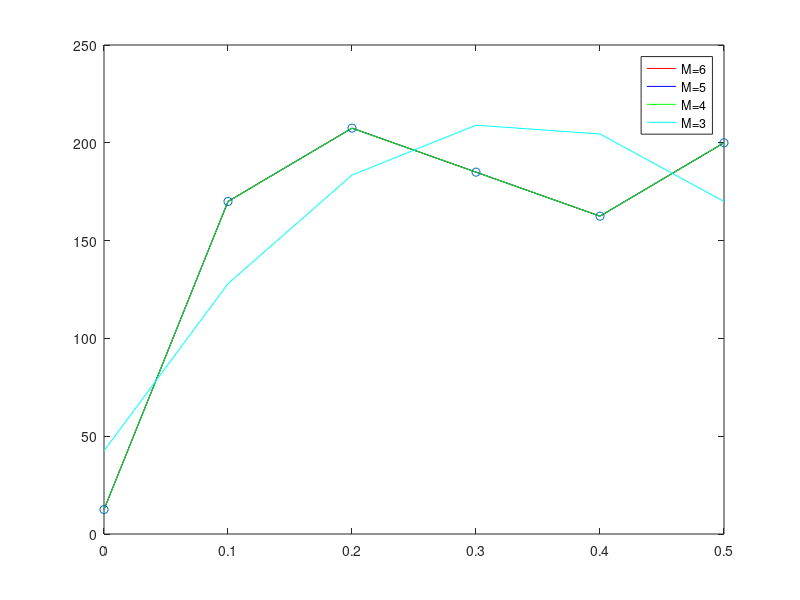
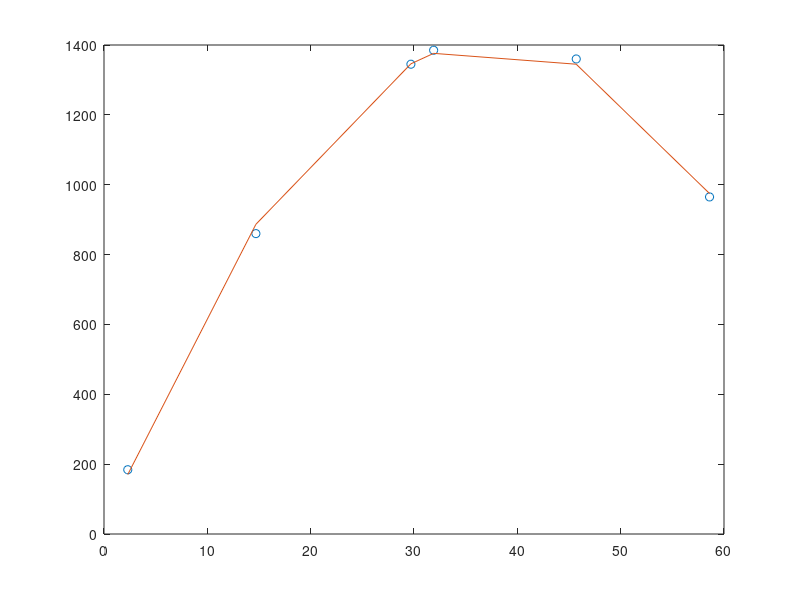
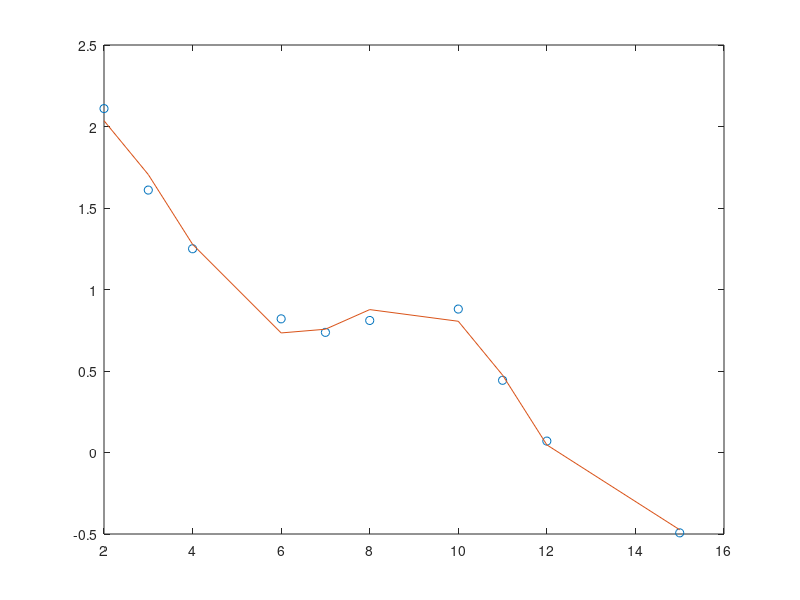

Reproduce these figures in MATLAB, in order.
%% Reset
clc 
clear all
close all

%% Probleme 3
xn = [0:0.1:0.5];
yn = [ 12.5 170 207.5 185 162.5 200 ];

% Approximation pour M = 6, 5, 4, 3
phi1 = ones(size(xn))';
phi2 = (xn.^1)';
phi3 = (xn.^2)';
phi4 = (xn.^3)';
phi5 = (xn.^4)';
phi6 = (xn.^5)';

P6 = [ phi1 phi2 phi3 phi4 phi5 phi6; ];
P5 = [ phi1 phi2 phi3 phi4 phi5; ];
P4 = [ phi1 phi2 phi3 phi4; ];
P3 = [ phi1 phi2 phi3; ];

A6 = pinv(P6)*yn';
A5 = pinv(P5)*yn';
A4 = pinv(P4)*yn';
A3 = pinv(P3)*yn';

x = linspace(0, 0.5);
g6 = A6(6)*xn.^5 + A6(5)*xn.^4 + A6(4)*xn.^3 + A6(3)*xn.^2 + A6(2)*xn + A6(1);
g5 = A5(5)*xn.^4 + A5(4)*xn.^3 + A5(3)*xn.^2 + A5(2)*xn + A5(1);
g4 = A4(4)*xn.^3 + A4(3)*xn.^2 + A4(2)*xn + A4(1);
g3 = A3(3)*xn.^2 + A3(2)*xn + A3(1);

E6 = sum((g6-yn).^2)
E5 = sum((g5-yn).^2)
E4 = sum((g4-yn).^2)
E3 = sum((g3-yn).^2)

err_rms6 = sqrt(mean((g6-yn).*(g6-yn)))
err_rms5 = sqrt(mean((g5-yn).*(g5-yn)))
err_rms4 = sqrt(mean((g4-yn).*(g4-yn)))
err_rms3 = sqrt(mean((g3-yn).*(g3-yn)))

y_m = mean(yn)
R6_2 = (sum((g6-y_m).^2)) ./ (sum((yn-y_m).^2)) 
R5_2 = (sum((g5-y_m).^2)) ./ (sum((yn-y_m).^2))
R4_2 = (sum((g4-y_m).^2)) ./ (sum((yn-y_m).^2))
R3_2 = (sum((g3-y_m).^2)) ./ (sum((yn-y_m).^2))

figure
plot(xn, g6, 'red')
hold on
plot(xn, g5, 'blue')
plot(xn, g4, 'green')
plot(xn, g3, 'cyan')
plot(xn, yn, 'o')
legend('M=6', 'M=5', 'M=4', 'M=3')
hold off

%% Labo 1, Probleme 7

% Reset
clc 
clear all
close all

xn = [ 2.3 14.7 29.7 31.9 45.7 58.6 ];
hn = [ 184 860 1345 1385 1360 965 ];

phi1 = ones(size(xn))';
phi2 = xn';
phi3 = (xn.^2)';

P = [ phi1 phi2 phi3 ; ]
A = pinv(P)*hn';

x = linspace(2.3, 58.6);
g = A(1) + A(2).*xn + A(3).*xn.^2;

figure
plot(xn, hn, 'o')
hold on
plot(xn, g)
hold off

err_rms = sqrt(mean((g - hn).^2))

%% Labo 1, Probleme 8

% Reset
clc 
clear all
close all

tn = [ 2 3 4 6 7 8 10 11 12 15 ];
yn = [ 2.11 1.61 1.25 0.820 0.737 0.810 0.880 0.443 0.070 -0.493 ];
p = 8;

phi1 = ones(size(tn))';
phi2 = tn';
phi3 = cos((2*pi.*tn)./p)';
phi4 = sin((2*pi.*tn)./p)';

P = [ phi1 phi2, phi3 phi4 ; ];
A = pinv(P)*yn';

g = A(1) + A(2).*tn + A(3).*cos((2*pi.*tn)./p) + A(4).*sin((2*pi.*tn)./p);

figure
plot(tn, yn, 'o')
hold on
plot(tn, g)
hold off

% Erreur quadratique
E = sum((g-yn).^2)
err_rms = sqrt(mean((g-yn).^2))
y_m = mean(yn);
R = sum((g-y_m).^2) ./ sum((yn-y_m).^2)
